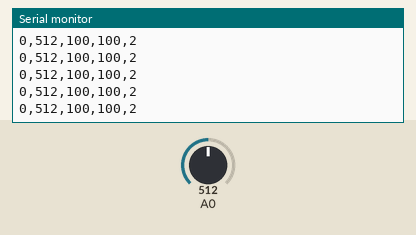
Simulated run of this program. Board: ESP8266 (NodeMCU). Parts: the last lines printed to the serial monitor. Inputs (shaded band) come from the test bench; at power-on: A0 = 512.

Above: at 1.2 s.
1.3 s: A0 set to 390
At 2.1 s:
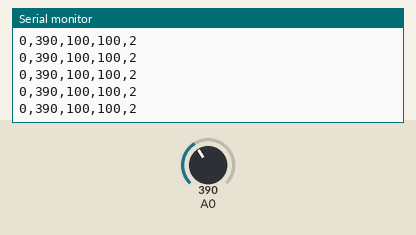
2.8 s: A0 set to 410
At 3.3 s:
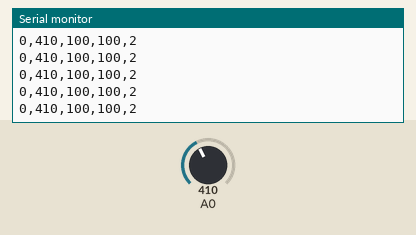
Timing chart, 0 to 5.8 s (numbered marks = the images above; inputs shaded):
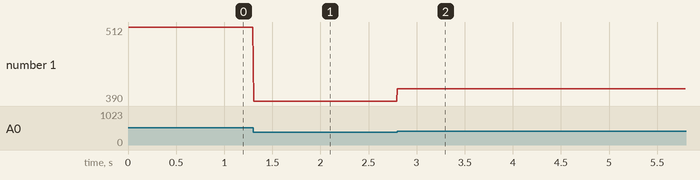

The program:

main.cpp
```cpp
#include <Arduino.h>

// global types
typedef struct
{
  uint16 lsb;
  uint16 filteredLsb;
} Input;

typedef enum
{
  DEBOUNCE_FINISHED = 0,
  DEBOUNCE_STARTED,
  DEBOUNCE_IN_TRANS
} Debounce_State;

typedef struct
{
  Debounce_State state;
  uint16 debounceCounterDown;
  uint16 debounceCounterUp;
} Debounce;

typedef struct
{
  uint8 state;
  Input input;
  Debounce debounce;
} Sensor;

// global data
Sensor sensor = {
    .state = 0u,
    .input = {0},
    .debounce = {
        .state = DEBOUNCE_FINISHED,
        .debounceCounterDown = 0u,
        .debounceCounterUp = 0u,
    }};

#define self sensor
#define IN self.input
#define STATE self.state
#define DEBOUNCE self.debounce

#define HALL_ACTIVE 1u
#define HALL_READY 2u
#define HALL_EXT_ERR 4u

#define PARAM_MIN_HYST_THRESHOLD 300u
#define PARAM_MAX_HYST_THRESHOLD 400u
#define PARAM_OPEN_LOAD_TH 600u
#define PARAM_DEBOUNCE_THRESHOLD 100u // [ms]
#define PARAM_SHORT_TO_GND_TH 100u
#define PARAM_STATE_INVERTED 1u

// state transitioned from 0 to 1 or 1 to 0 and the READY bit was set
#define canSendEvent(state) (((state & HALL_ACTIVE) != (STATE & HALL_ACTIVE)))
#define resetDebounceCounters()    DEBOUNCE.debounceCounterUp = PARAM_DEBOUNCE_THRESHOLD; \
                                   DEBOUNCE.debounceCounterDown = PARAM_DEBOUNCE_THRESHOLD
uint32 previousMillis = 0u;
const uint8 taskTime = 10u; // [ms]
// function prototypes
void hallInit();
void setInitialState();
void readInput(void);
void filterInput(void);
void graph(void);
void taskA();
boolean calculateState();
boolean isOpenLoad();
boolean isShortToGround();
Debounce_State debounceState();
boolean debounceStateFinished(uint16 *debounceCounter);

void setup()
{
  // Initialize Serial communication
  Serial.begin(115200);
  // Init
  hallInit();
}

void loop()
{
  taskA();
}

void hallInit()
{
  readInput();
  IN.filteredLsb = IN.lsb;
  setInitialState();
  resetDebounceCounters();
  // DEBOUNCE.state = DEBOUNCE_FINISHED;
  // delay(5000);
}

void readInput()
{
  IN.lsb = analogRead(A0);
}

void filterInput()
{
  float last = IN.filteredLsb * 0.97;
  float now = IN.lsb * 0.03;
  IN.filteredLsb = (uint16)((last + now));
}

void graph()
{
  Serial.print(IN.lsb);
  Serial.print(",");
  // Serial.print(IN.filteredLsb);
  // Serial.print(",");
  Serial.print(DEBOUNCE.debounceCounterDown);
  Serial.print(",");
  Serial.print(DEBOUNCE.debounceCounterUp);
  Serial.print(",");
  Serial.println(STATE);
}

boolean calculateState()
{
  boolean allowedToSendEvent = false;

  uint8 state = STATE;
  state &= ~(HALL_EXT_ERR);
  state |= HALL_READY;

  boolean wasActive = (boolean)(state & HALL_ACTIVE);
  if (PARAM_STATE_INVERTED) wasActive ^= HALL_ACTIVE;

  if (wasActive && IN.lsb < PARAM_MIN_HYST_THRESHOLD)
  {
    if (debounceStateFinished(&DEBOUNCE.debounceCounterDown))
    {
      state &= ~HALL_ACTIVE;
      if (PARAM_STATE_INVERTED) state ^= HALL_ACTIVE;
    }
  }
  else if (!wasActive && IN.lsb > PARAM_MAX_HYST_THRESHOLD)
  {
    if (debounceStateFinished(&DEBOUNCE.debounceCounterUp))
    {
      state |= HALL_ACTIVE;
      if (PARAM_STATE_INVERTED) state ^= HALL_ACTIVE;
    }
  }
  else
  {
    // nothing
    resetDebounceCounters();
  }


  if (state != STATE)
  {
    // update the STATE everytime we finished debouncing and the state calculated is different than previous
    // but send the event only when hall state transitioned from HIGH/LOW to LOW/HIGH
    if (canSendEvent(state))
    {
      allowedToSendEvent = true;
    }

    STATE = state;

  }

  return allowedToSendEvent;
}

void setInitialState()
{
  uint8 state = 0u;
  if (IN.lsb < PARAM_MIN_HYST_THRESHOLD)
  {
    // STATE = HALL_READY; // HALL_INACTIVE
  }
  else if (IN.lsb > PARAM_MAX_HYST_THRESHOLD)
  {
    state = HALL_ACTIVE;
  }
  else
  {
    // STATE = HALL_READY; // HALL_INACTIVE
  }

  if (PARAM_STATE_INVERTED) state ^= HALL_ACTIVE;
  STATE = state;
}

boolean debounceStateFinished(uint16 *debounceCounter)
{
  boolean finished = false;
  if (*debounceCounter > 0u)
  {
    (*debounceCounter)--;
  }
  else
  {
    finished = true;
  }
  return finished;
}

Debounce_State debounceState()
{
  return DEBOUNCE.state;
}

boolean isOpenLoad()
{
  boolean isOpenLoad = false;

  if (IN.filteredLsb > PARAM_OPEN_LOAD_TH)
  {
    isOpenLoad = true;
  }

  return isOpenLoad;
}

boolean isShortToGround()
{
  boolean isShortToGround = false;

  if (IN.filteredLsb < PARAM_SHORT_TO_GND_TH)
  {
    isShortToGround = true;
  }

  return isShortToGround;
}

void taskA()
{
  static uint8 eventsCounter;
  uint32 currentMillis = millis();
  boolean stateChanged = false;
  if (currentMillis - previousMillis >= taskTime)
  {
    // It's time to execute the 1 ms task
    previousMillis = currentMillis;
    // Read the value from analog pin A0
    readInput();
    filterInput();

    if (!isOpenLoad() && !isShortToGround())
    {
      stateChanged = calculateState();
    }
    else
    {
      STATE |= HALL_EXT_ERR;
      // DEBOUNCE.state = DEBOUNCE_FINISHED;
      // dont need to debounce when we get out of EXT_ERR
      resetDebounceCounters();
    }

    if (stateChanged)
    {
      /* send event */
      eventsCounter++;
    }
    Serial.print(eventsCounter);
    Serial.print(",");
    graph();
  }
}
```

Measured:
- after the input at 1.3 s, the serial monitor: prints a new line at once (image 1)
- after the input at 2.8 s, the serial monitor: prints a new line at once (image 2)
- plotted number 1: 512 → 390 after the input at 1.3 s, 390 → 410 after the input at 2.8 s
